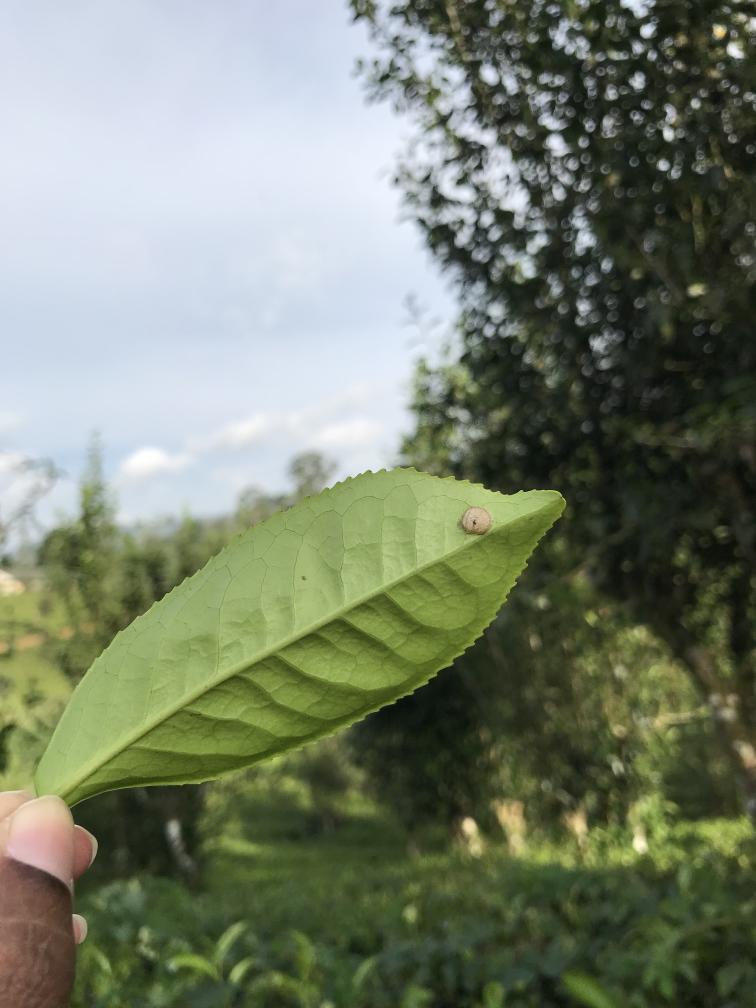
#> input picture backend/IMG_6722.JPG, 3024 x 4032 px (shown at 1/4 size)
$ python -i blistersample.py   (imports and definitions only)
#> lines starting #> are read from the running program, lines starting #| are printed output that depends on the picture; after the words box and inside, x2 and y2 are one past the last pixel; in counts of white or black regions, pixels touching at a corner belong together
#> further down, picture is the input picture: shape (4032, 3024, 3); mean B, G, R 109, 128.4, 119.3
import cv2
import numpy as np
import PIL.Image
from PIL import Image

def getBlisterSample(img):

    # Define the new width and height
    new_width = 640
    new_height = 480

    # Resize the image
    resized_img = cv2.resize(img, (new_width, new_height))

    # Convert to grayscale
    gray = cv2.cvtColor(resized_img, cv2.COLOR_BGR2GRAY)
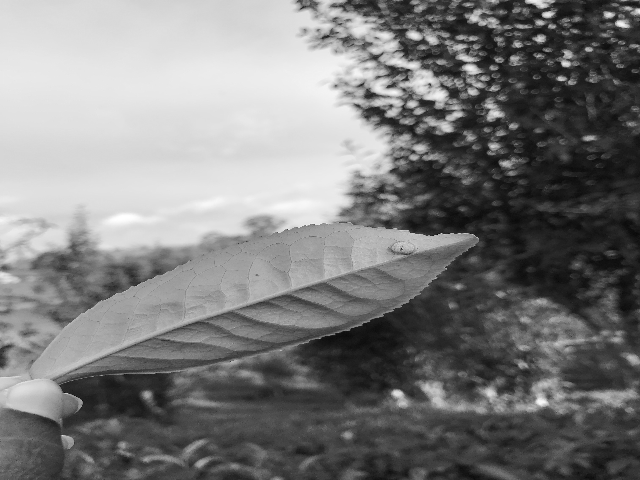
#> gray: shape (480, 640); min 4, max 255, mean 123.4

    # Apply thresholding to separate background from foreground
    ret, thresh = cv2.threshold(gray, 0, 255, cv2.THRESH_BINARY_INV+cv2.THRESH_OTSU)
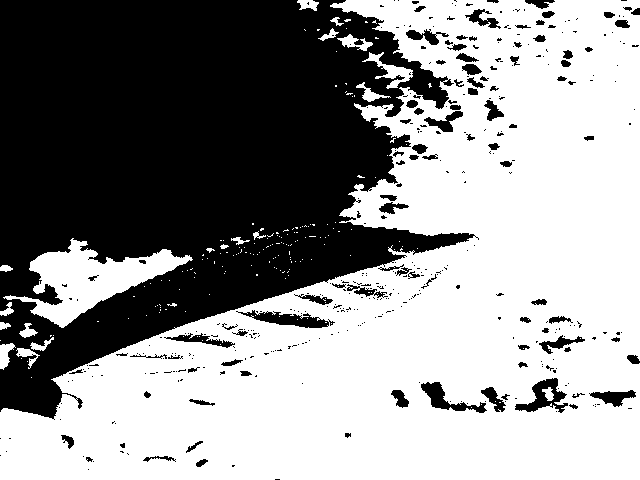
#> thresh: shape (480, 640); 57.5% white; 407 black regions (311 under 20 px)
#> ret = 133

    # Find contours of all objects in the image
    contours, hierarchy = cv2.findContours(thresh, cv2.RETR_TREE, cv2.CHAIN_APPROX_SIMPLE)
#> contours = 723 contours, 589 with area under 20; largest, box (x1, y1, x2, y2) and area: (0, 0, 640, 480) 176261, (3, 238, 193, 328) 6091, (514, 377, 569, 414) 974, (237, 309, 330, 329) 894, (420, 381, 488, 414) 758

    # Extract the contour of the wooden quadrant object with the largest area
    largest_contour = max(contours, key=cv2.contourArea)
#> largest_contour = contour of 1040 points, box (x1, y1, x2, y2) (0, 0, 640, 480), area 176261

    # Compute the bounding rectangle of the largest contour
    x,y,w,h = cv2.boundingRect(largest_contour)
#> x = 0; y = 0; w = 640; h = 480

    # Crop out the area inside the rectangle
    cropped = resized_img[y:y+h,x:x+w]

    # Remove alpha channel
    cropped = cropped[:,:,:3]

    # ######################################################3
    # Convert to HSV color space
    hsv = cv2.cvtColor(cropped, cv2.COLOR_BGR2HSV)
#> hsv: shape (480, 640, 3); mean H, S, V 61.2, 74.4, 132.9

    # Define the color segmentation bounds for each category
    color_bounds = {
        'Translucent': [(30, 137, 176), (34, 255, 243)],
        'Blister_Under': [(50, 0, 145), (110, 42, 255)],
        'Blister_Upper': [(27, 44, 196), (34, 153, 255)],
        'Necro': [(0, 3, 9), (179, 41, 161)]
    }

    # Create masks for each color category and apply them to the image
    results = {}
    for category, bounds in color_bounds.items():
        lower_bound = np.array(bounds[0], dtype=np.uint8)
        upper_bound = np.array(bounds[1], dtype=np.uint8)
        mask = cv2.inRange(hsv, lower_bound, upper_bound)
        result = cv2.bitwise_and(cropped, cropped, mask=mask)
        results[category] = result
#> this loop made 4 passes
#> pass 2, in getBlisterSample, `result = cv2.bitwise_and(cropped, cropped, mask=mask)`:
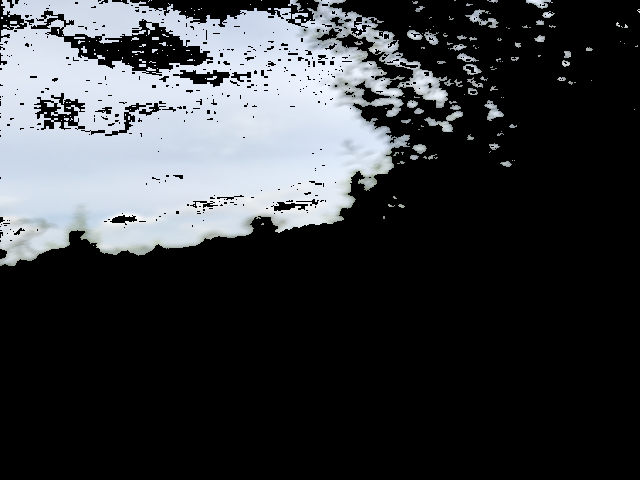
#> result: shape (480, 640, 3); mean B, G, R 61.7, 58.6, 56.1
#> after the loop, results = 4 items

    # Create images with identified hsv areas in red color for each category
    red_results = {}
    percentages = {}
    for category, result in results.items():
        # Convert the image to grayscale
        gray = cv2.cvtColor(result, cv2.COLOR_BGR2GRAY)
        # Threshold the image
        _, thresh = cv2.threshold(gray, 1, 255, cv2.THRESH_BINARY)
        # Find contours
        contours, _ = cv2.findContours(thresh, cv2.RETR_EXTERNAL, cv2.CHAIN_APPROX_SIMPLE)
        # Draw contours on the original image with red color
        red_result = np.copy(cropped)
        cv2.drawContours(red_result, contours, -1, (0, 0, 255), 2)
        red_results[category] = red_result
        # Calculate the percentage of the category in the image
        area = cv2.countNonZero(thresh)
        total_area = cropped.shape[0] * cropped.shape[1]
        percentage = (area / total_area) * 100
        percentages[category] = round(percentage, 3)
        # Save the image
        cv2.imwrite(category+'.jpg', red_result)
#> this loop made 4 passes
#> (category, area, percentage) on passes 2 to 4: ('Blister_Under', 82189, 26.75), ('Blister_Upper', 176, 0.0573), ('Necro', 17475, 5.69)
#> pass 2, in getBlisterSample, `cv2.imwrite(category+'.jpg', red_result)`:
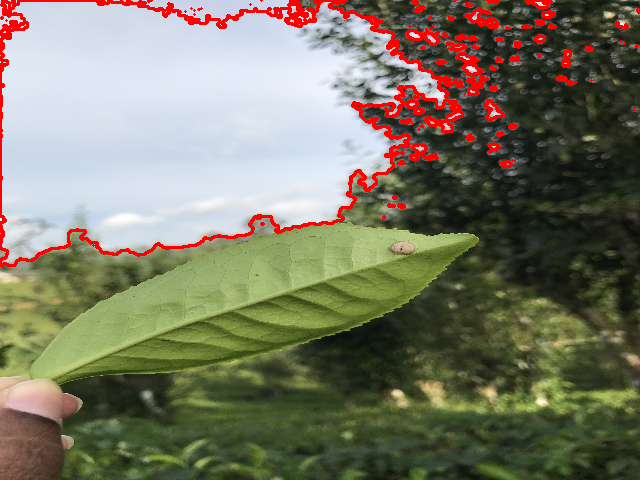
#> saved as Blister_Under.jpg: shape (480, 640, 3); mean B, G, R 102, 121.5, 123.1
#> after the loop:
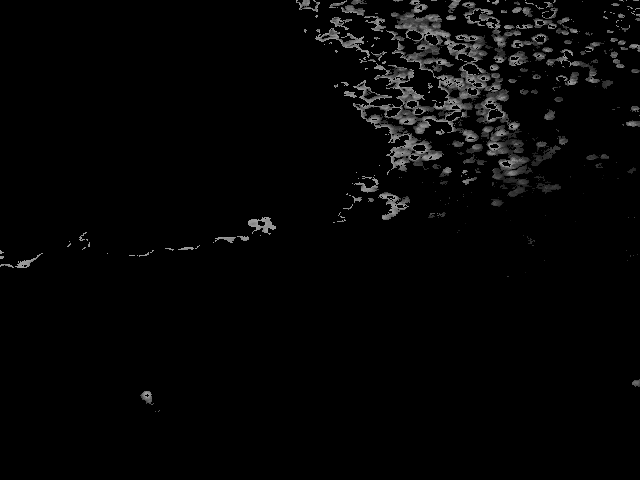
#> gray: shape (480, 640); min 0, max 160, mean 5.4
#> after the loop:
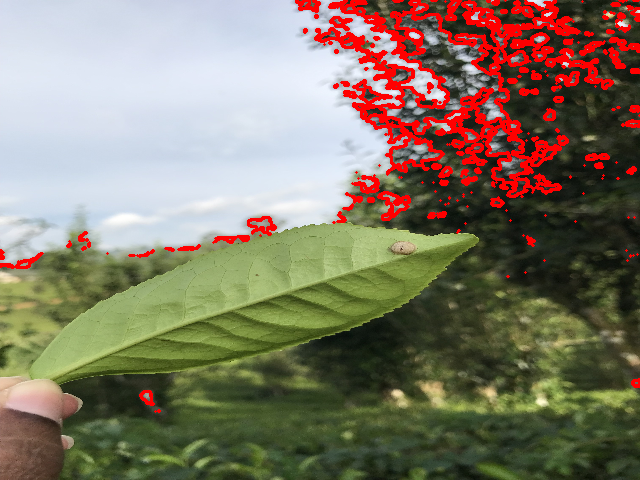
#> red_result: shape (480, 640, 3); mean B, G, R 102.8, 121.7, 131.2
#> after the loop:
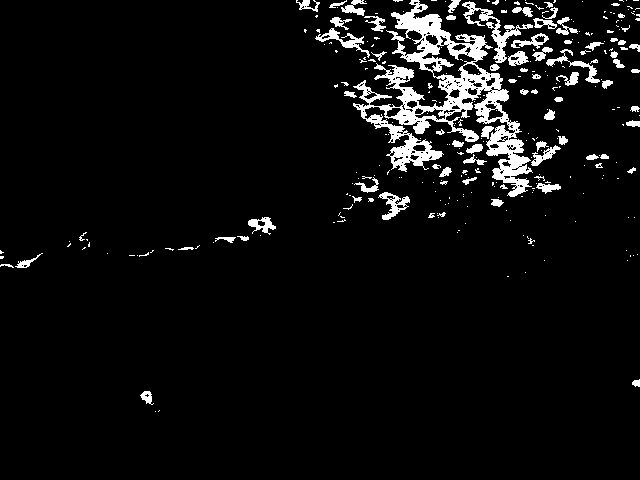
#> thresh: shape (480, 640); 5.7% white; 292 white regions (211 under 20 px), largest, box (x1, y1, x2, y2) and area: (353, 0, 533, 197) 9565, (462, 1, 533, 63) 847, (315, 28, 370, 58) 386
#> after the loop, percentages = {'Translucent': 0, 'Blister_Under': 26.75, 'Blister_Upper': 0.057, 'Necro': 5.69}; red_results = 4 items

    # Display the results and percentages for each category
    data = []
    for category, result in red_results.items():
        data.append((percentages[category]))
#> this loop made 4 passes
#> after the loop, data = [0, 26.75, 0.057, 5.69]
        # print(category + " percentage: " + str(percentages[category]) + "%")
    # print(data)
    cv2.waitKey(0)
    cv2.destroyAllWindows()

    return {
        'Translucent': data[0],
        'Blister_Under': data[1],
        'Blister_Upper': data[2],
        'Necro': data[3],
    }

# [9 lines of commented-out code are left out]

>>> import cv2
>>> picture = cv2.imread('IMG_6722.JPG')
>>> result = getBlisterSample(picture)
#> result has the same summary as percentages in getBlisterSample
